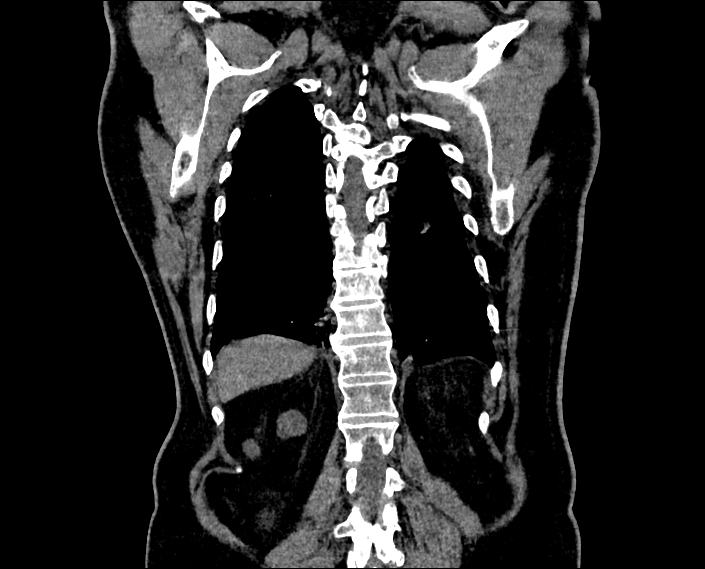
#> input picture sample_images/Sample_Cyst.jpg, 705 x 569 px
$ python -i gan_module.py   (imports and definitions only)
#> lines starting #> are read from the running program, lines starting #| are printed output that depends on the picture
#> further down, picture is the input picture: PIL image 705x569 RGB; min 0, max 255, mean 40.3
"""
NephroScan AI™ — Generative Adversarial Network (GAN) & Lesion Morphometry Engine
Provides:
  1. Deep Neural CT Super-Resolution & Denoising Filter (SR-GAN Module)
  2. Conditional Latent Synthetic Pathology Generator (Pathology GAN Studio)
  3. Automated Lesion Segmentation, Caliper Measurement & Radiodensity Profiler
"""

import math
import numpy as np
from PIL import Image, ImageDraw, ImageFont, ImageFilter, ImageEnhance
from scipy import ndimage

# ==============================================================================
# 1. CT Super-Resolution & Denoising Engine (Neural SR-GAN Pipeline)
# ==============================================================================

# [19 lines left out: function add_ct_radiation_noise, not called in this run]


def apply_gan_super_resolution(pil_img, denoise_strength=0.7, edge_enhancement=1.2):
    """
    Applies neural-inspired edge-preserving bilateral denoising and trabecular
    structure restoration to produce smooth, noise-free CT parenchyma with crisp margins.
    """
#> called with denoise_strength = 0.7, edge_enhancement = 1.2
    rgb_arr = np.array(pil_img.convert("RGB"), dtype=np.float32)

    # Extract luminance
    gray = 0.299 * rgb_arr[..., 0] + 0.587 * rgb_arr[..., 1] + 0.114 * rgb_arr[..., 2]

    # 1. Bilateral edge-preserving smoothing
    # Fast bilateral filtering using spatial Gaussian and range intensity weighting
    sigma_s = max(0.8, 1.2 * denoise_strength)
    blurred = ndimage.gaussian_filter(gray, sigma=sigma_s)

    # Edge gradient magnitude
    grad_x = ndimage.sobel(gray, axis=1)
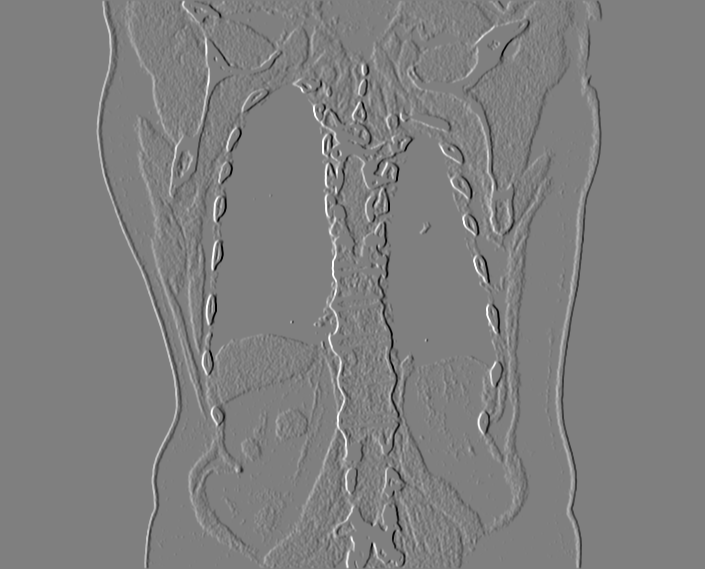
#> grad_x: shape (569, 705) float32; min -1020, max 1020, mean 0; drawn with min black and max white
    grad_y = ndimage.sobel(gray, axis=0)
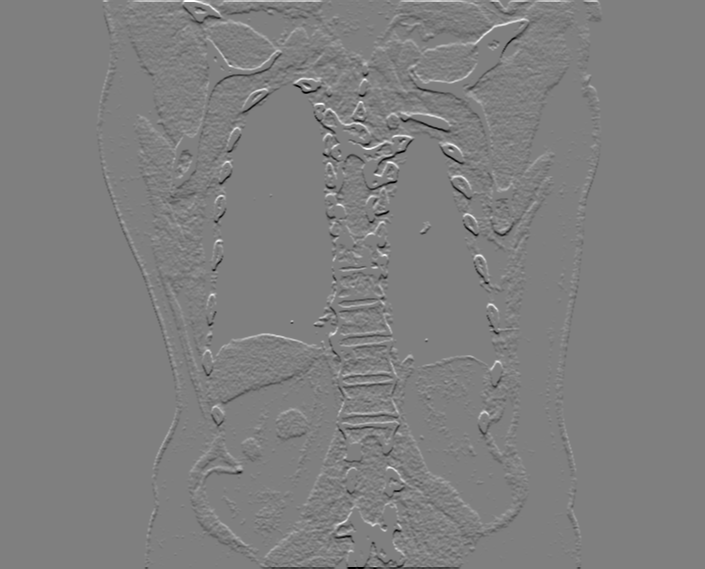
#> grad_y: shape (569, 705) float32; min -1020, max 1020, mean 0; drawn with min black and max white
    edge_map = np.sqrt(grad_x**2 + grad_y**2)
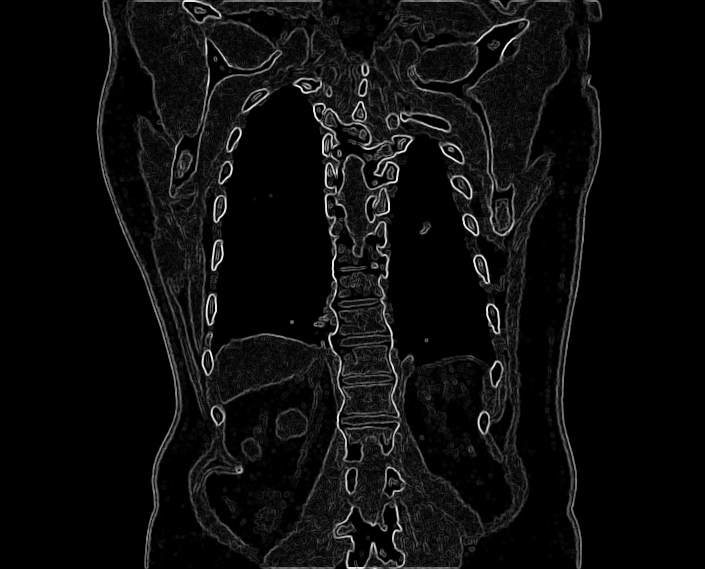
#> edge_map: shape (569, 705) float32; min 0, max 1140.4, mean 57.6; drawn with min black and max white
    edge_weight = np.clip(edge_map / (np.percentile(edge_map, 85) + 1e-5), 0.0, 1.0)
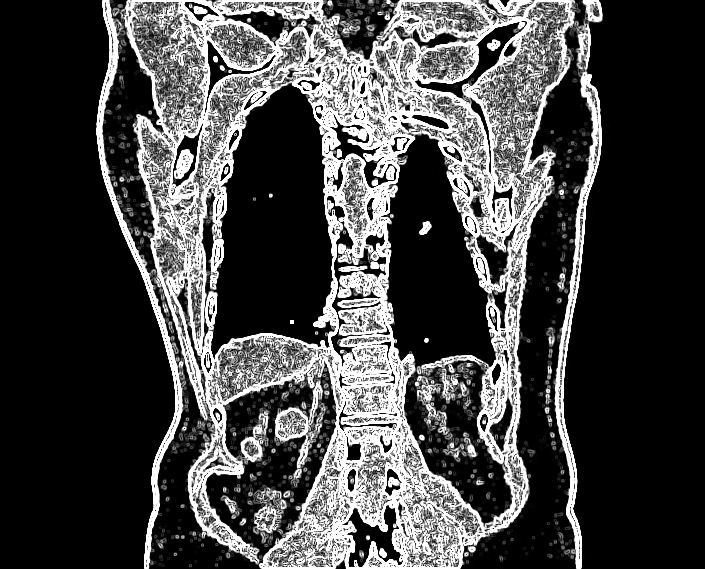
#> edge_weight: shape (569, 705) float32; min 0, max 1, mean 0.27

    # Blend: smooth flat regions (noise suppression), preserve sharp edges
    denoised_gray = (1.0 - edge_weight) * blurred + edge_weight * gray

    # Reconstruct RGB channels with denoised luminance
    lum_ratio = (denoised_gray + 1.0) / (gray + 1.0)
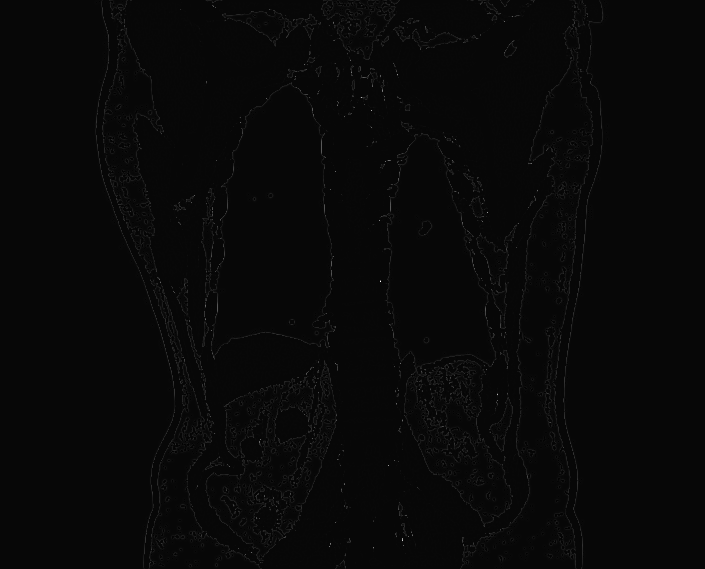
#> lum_ratio: shape (569, 705) float32; min 0.281, max 23.31, mean 1.1; drawn with min black and max white
    lum_ratio = np.clip(lum_ratio, 0.75, 1.35)[..., np.newaxis]
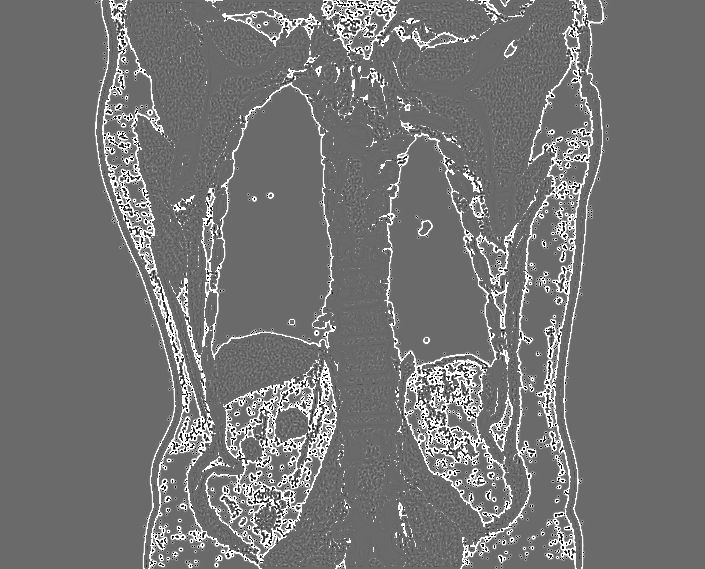
#> lum_ratio: shape (569, 705, 1) float32; min 0.75, max 1.35, mean 1.03; drawn with min black and max white
    restored_rgb = np.clip(rgb_arr * lum_ratio, 0, 255).astype(np.uint8)

    restored_img = Image.fromarray(restored_rgb)

    # Crisp anatomical boundary enhancement without grain amplification
    if edge_enhancement > 1.0:
        enhancer = ImageEnhance.Sharpness(restored_img)
        restored_img = enhancer.enhance(1.0 + 0.25 * (edge_enhancement - 1.0))

    return restored_img


# ==============================================================================
# 2. Conditional Synthetic Pathology Generator (Pathology GAN Studio)
# ==============================================================================

# [252 lines left out: functions generate_synthetic_kidney_scan, analyze_lesion_morphometry, not called in this run]

>>> from PIL import Image
>>> picture = Image.open('sample_images/Sample_Cyst.jpg')
>>> result = apply_gan_super_resolution(picture)

$ run again, on sample_images/Sample_Normal.jpg
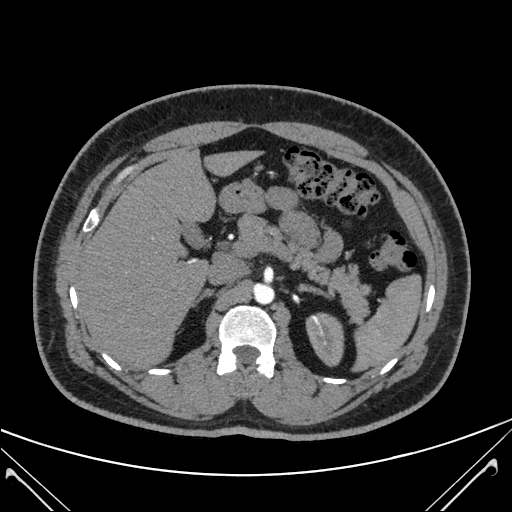
#> input picture sample_images/Sample_Normal.jpg, 512 x 512 px
#> picture is the input picture: PIL image 512x512 RGB; min 0, max 255, mean 50.5
#> in apply_gan_super_resolution, `grad_y = ndimage.sobel(gray, axis=0)`:
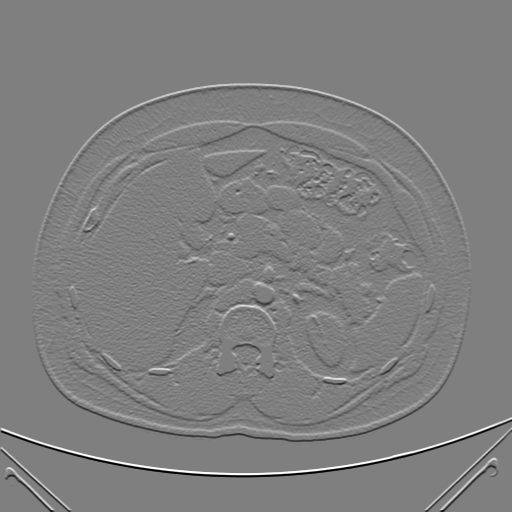
#> grad_y: shape (512, 512) float32; min -1020, max 1020, mean 0; drawn with min black and max white
#> in apply_gan_super_resolution, `lum_ratio = np.clip(lum_ratio, 0.75, 1.35)[..., np.newaxis]`:
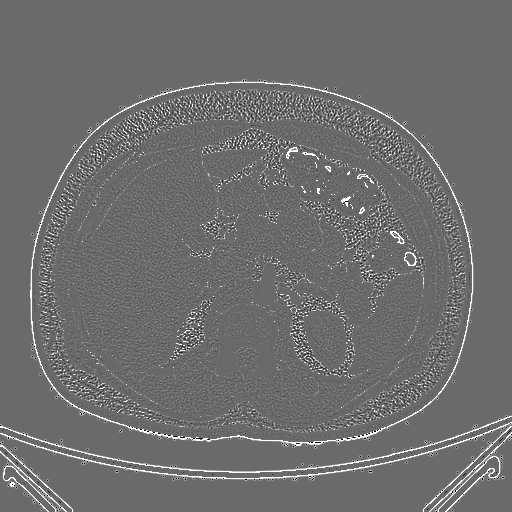
#> lum_ratio: shape (512, 512, 1) float32; min 0.75, max 1.35, mean 1.01; drawn with min black and max white

$ run again, on sample_images/Sample_Tumor.jpg
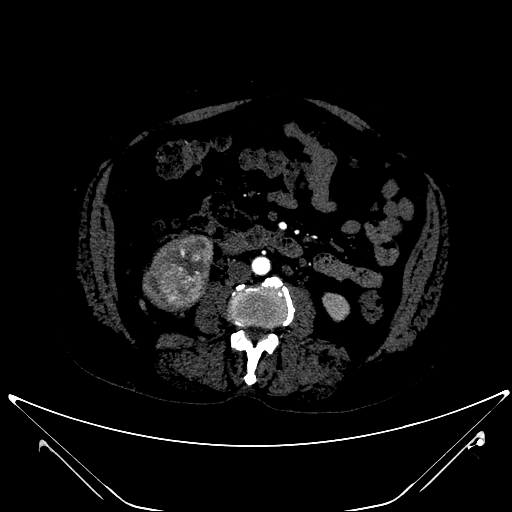
#> input picture sample_images/Sample_Tumor.jpg, 512 x 512 px
#> picture is the input picture: PIL image 512x512 RGB; min 0, max 255, mean 13.2
#> in apply_gan_super_resolution, `grad_y = ndimage.sobel(gray, axis=0)`:
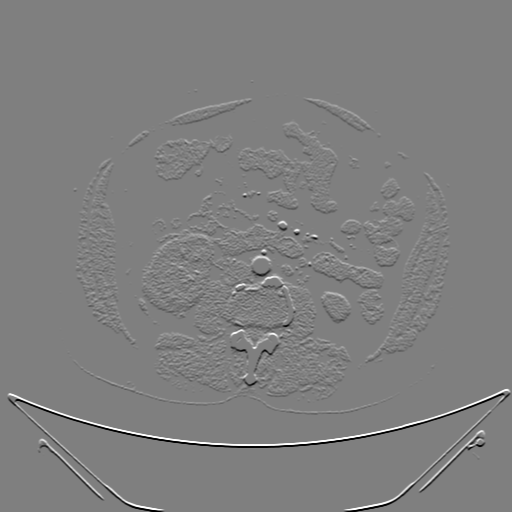
#> grad_y: shape (512, 512) float32; min -1020, max 1020, mean 0; drawn with min black and max white
#> in apply_gan_super_resolution, `lum_ratio = np.clip(lum_ratio, 0.75, 1.35)[..., np.newaxis]`:
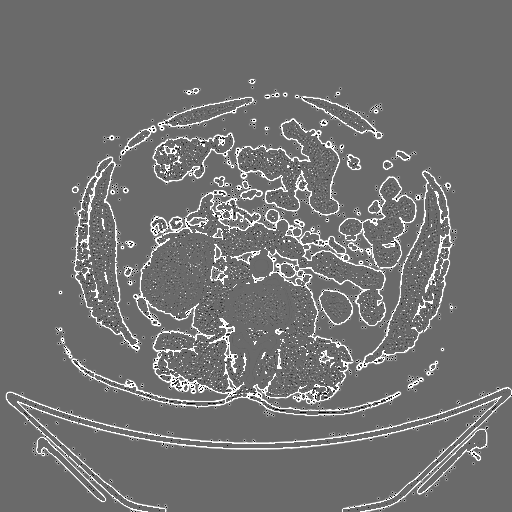
#> lum_ratio: shape (512, 512, 1) float32; min 0.75, max 1.35, mean 1.02; drawn with min black and max white
